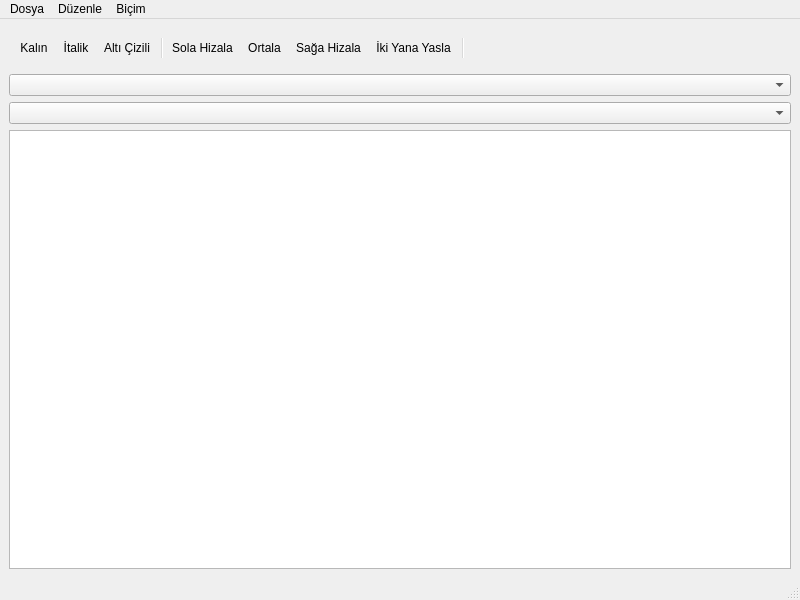
<?xml version="1.0" encoding="UTF-8"?>
<ui version="4.0">
 <class>MainWindow</class>
 <widget class="QMainWindow" name="MainWindow">
  <property name="geometry">
   <rect>
    <x>0</x>
    <y>0</y>
    <width>800</width>
    <height>600</height>
   </rect>
  </property>
  <property name="windowTitle">
   <string>Kelime İşlemci</string>
  </property>
  <widget class="QWidget" name="centralwidget">
   <layout class="QVBoxLayout" name="verticalLayout">
    <item>
     <widget class="QToolBar" name="toolBar">
      <property name="minimumSize">
       <size>
        <width>0</width>
        <height>40</height>
       </size>
      </property>
      <addaction name="actionBold"/>
      <addaction name="actionItalic"/>
      <addaction name="actionUnderline"/>
      <addaction name="separator"/>
      <addaction name="actionAlignLeft"/>
      <addaction name="actionAlignCenter"/>
      <addaction name="actionAlignRight"/>
      <addaction name="actionAlignJustify"/>
      <addaction name="separator"/>
     </widget>
    </item>
    <item>
     <widget class="QComboBox" name="fontComboBox"/>
    </item>
    <item>
     <widget class="QComboBox" name="fontSizeComboBox"/>
    </item>
    <item>
     <widget class="QTextEdit" name="textEdit"/>
    </item>
   </layout>
  </widget>
  <widget class="QMenuBar" name="menubar">
   <property name="geometry">
    <rect>
     <x>0</x>
     <y>0</y>
     <width>800</width>
     <height>21</height>
    </rect>
   </property>
   <widget class="QMenu" name="menuDosya">
    <property name="title">
     <string>Dosya</string>
    </property>
    <addaction name="actionYeni"/>
    <addaction name="actionAc"/>
    <addaction name="actionKaydet"/>
    <addaction name="actionFarkliKaydet"/>
    <addaction name="separator"/>
    <addaction name="actionCikis"/>
   </widget>
   <widget class="QMenu" name="menuDuzenle">
    <property name="title">
     <string>Düzenle</string>
    </property>
    <addaction name="actionKes"/>
    <addaction name="actionKopyala"/>
    <addaction name="actionYapistir"/>
   </widget>
   <widget class="QMenu" name="menuBicim">
    <property name="title">
     <string>Biçim</string>
    </property>
    <addaction name="actionBold"/>
    <addaction name="actionItalic"/>
    <addaction name="actionUnderline"/>
   </widget>
   <addaction name="menuDosya"/>
   <addaction name="menuDuzenle"/>
   <addaction name="menuBicim"/>
  </widget>
  <widget class="QStatusBar" name="statusbar"/>
  <action name="actionYeni">
   <property name="text">
    <string>Yeni</string>
   </property>
   <property name="shortcut">
    <string>Ctrl+N</string>
   </property>
  </action>
  <action name="actionAc">
   <property name="text">
    <string>Aç</string>
   </property>
   <property name="shortcut">
    <string>Ctrl+O</string>
   </property>
  </action>
  <action name="actionKaydet">
   <property name="text">
    <string>Kaydet</string>
   </property>
   <property name="shortcut">
    <string>Ctrl+S</string>
   </property>
  </action>
  <action name="actionFarkliKaydet">
   <property name="text">
    <string>Farklı Kaydet</string>
   </property>
  </action>
  <action name="actionCikis">
   <property name="text">
    <string>Çıkış</string>
   </property>
  </action>
  <action name="actionKes">
   <property name="text">
    <string>Kes</string>
   </property>
   <property name="shortcut">
    <string>Ctrl+X</string>
   </property>
  </action>
  <action name="actionKopyala">
   <property name="text">
    <string>Kopyala</string>
   </property>
   <property name="shortcut">
    <string>Ctrl+C</string>
   </property>
  </action>
  <action name="actionYapistir">
   <property name="text">
    <string>Yapıştır</string>
   </property>
   <property name="shortcut">
    <string>Ctrl+V</string>
   </property>
  </action>
  <action name="actionBold">
   <property name="checkable">
    <bool>true</bool>
   </property>
   <property name="text">
    <string>Kalın</string>
   </property>
   <property name="shortcut">
    <string>Ctrl+B</string>
   </property>
  </action>
  <action name="actionItalic">
   <property name="checkable">
    <bool>true</bool>
   </property>
   <property name="text">
    <string>İtalik</string>
   </property>
   <property name="shortcut">
    <string>Ctrl+I</string>
   </property>
  </action>
  <action name="actionUnderline">
   <property name="checkable">
    <bool>true</bool>
   </property>
   <property name="text">
    <string>Altı Çizili</string>
   </property>
   <property name="shortcut">
    <string>Ctrl+U</string>
   </property>
  </action>
  <action name="actionAlignLeft">
   <property name="checkable">
    <bool>true</bool>
   </property>
   <property name="text">
    <string>Sola Hizala</string>
   </property>
  </action>
  <action name="actionAlignCenter">
   <property name="checkable">
    <bool>true</bool>
   </property>
   <property name="text">
    <string>Ortala</string>
   </property>
  </action>
  <action name="actionAlignRight">
   <property name="checkable">
    <bool>true</bool>
   </property>
   <property name="text">
    <string>Sağa Hizala</string>
   </property>
  </action>
  <action name="actionAlignJustify">
   <property name="checkable">
    <bool>true</bool>
   </property>
   <property name="text">
    <string>İki Yana Yasla</string>
   </property>
  </action>
 </widget>
 <resources/>
 <connections/>
</ui> 
